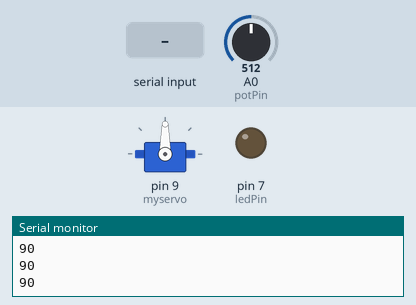
The sketch below on a simulated Arduino Uno, built with avr-gcc and run on an emulated ATmega328P. Shown: servo, output pins drawn as LEDs (lit = HIGH), the last lines printed to the serial monitor. The inputs (shaded band) are chosen by the test bench; at power-on: A0 (potPin) = 512.

Above: at 1.2 s.
1.3 s: A0 (potPin) set to 716
At 2.2 s:
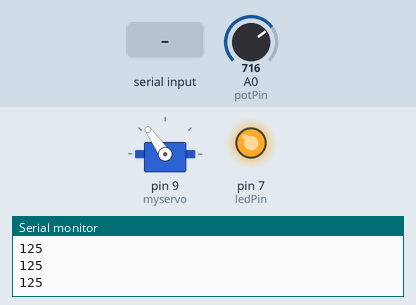
2.8 s: "x" received over Serial
At 3.8 s:
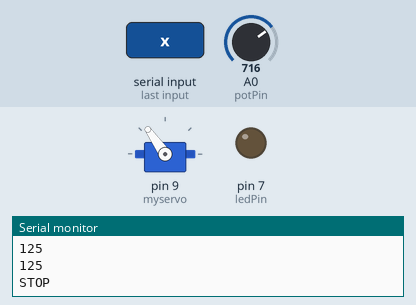
Timing chart, 0 to 5.8 s (numbered marks = the images above; inputs shaded):
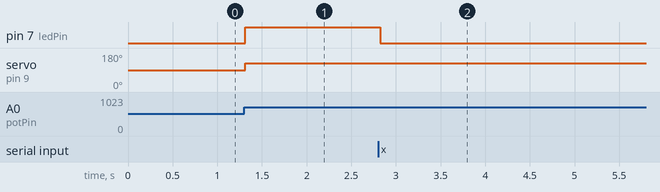

The sketch:

Task3.ino
```cpp
#include <Servo.h>

Servo myservo;
const int potPin = A0;  //Potentiometer pin
const int ledPin = 7;
bool stopControl = false;
int potValue, angle;

void setup() {
  Serial.begin(9600);
  myservo.attach(9);
  pinMode(ledPin, OUTPUT);
}

void loop() {
  if (!stopControl) {
    potValue = analogRead(potPin);

    // Map the 0-1023 potentiometer value to a 0-180 degree angle
    angle = map(potValue, 0, 1023, 0, 180);
    myservo.write(angle);

    // LED control: Turn ON when the angle exceeds 90 degrees
    if (angle > 90) {
      digitalWrite(ledPin, HIGH);
    } else {
      digitalWrite(ledPin, LOW);
    }

    // Send the calculated angle to Python
    Serial.println(angle);
    delay(50);
  }

  // Listen for the stop command ('x') from Python
  if (Serial.available() > 0) {
    char command = Serial.read();
    if (command == 'x') {
      stopControl = true;
      myservo.detach();            // Safely detach the servo
      digitalWrite(ledPin, LOW);   // Turn off the LED
      Serial.println("STOP");
    }
  }
}
```

Measured:
- after the input at 1.3 s, pin 7 (ledPin): LOW → HIGH at once; servo on pin 9 (myservo): 90° → 125° at once
- after the input at 2.8 s, pin 7 (ledPin): HIGH → LOW at once
